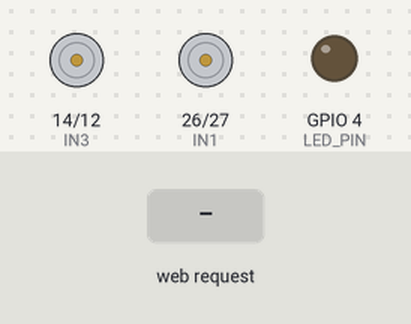
The sketch below on a simulated ESP32. Shown: motor-driver pin pairs drawn as motors (green arrow = first pin HIGH = forward, orange = second pin HIGH = backward, longer = more drive), output pins drawn as LEDs (lit = HIGH). Inputs (shaded band) come from the test bench. What the sketch prints to the serial monitor is not drawn.

Above: at 1.2 s.
1.3 s: HTTP request GET /forward received
At 2.4 s:
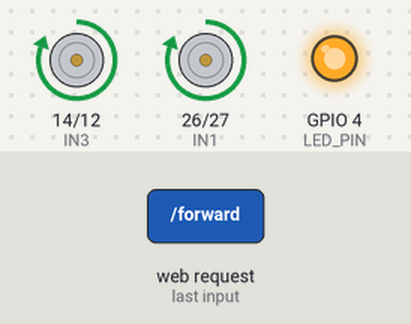
2.8 s: HTTP request GET /back received
At 3.6 s:
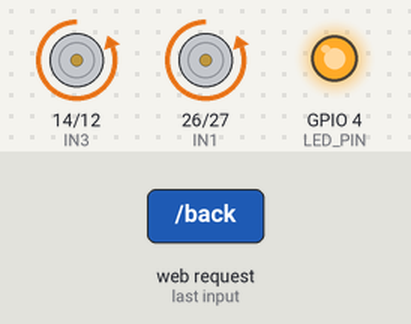
4.3 s: HTTP request GET /left received
At 4.7 s:
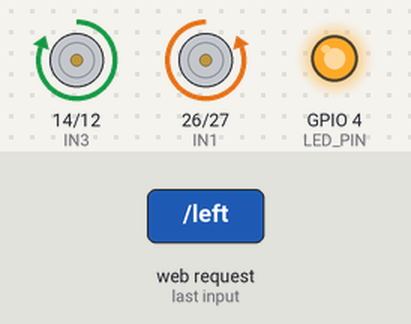
5.8 s: HTTP request GET /right received
At 7.0 s:
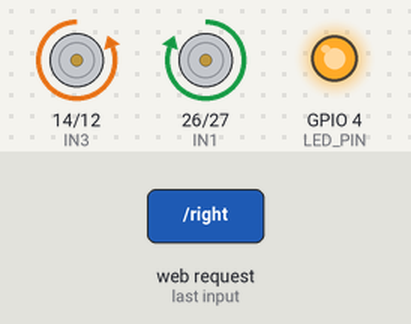
7.3 s: HTTP request GET /stop received
At 8.2 s:
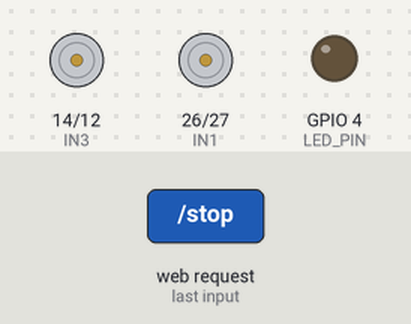
Timing chart, 0 to 9.8 s (numbered marks = the images above; inputs shaded):
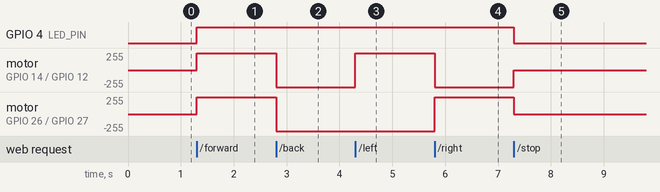

The sketch:

ESP32-car.ino
```cpp
#include <WiFi.h>
#include <WebServer.h>

const char* ssid = "ESP32_CAR";
const char* password = "12345678";

WebServer server(80);

// Motor Pins
#define IN1 26
#define IN2 27
#define IN3 14
#define IN4 12

// LED Pin
#define LED_PIN 4

// ================= MOTOR CONTROL =================

void stopCar() {
  digitalWrite(IN1, LOW);
  digitalWrite(IN2, LOW);
  digitalWrite(IN3, LOW);
  digitalWrite(IN4, LOW);
  digitalWrite(LED_PIN, LOW);
}

void forward() {
  digitalWrite(IN1, HIGH);
  digitalWrite(IN2, LOW);
  digitalWrite(IN3, HIGH);
  digitalWrite(IN4, LOW);
  digitalWrite(LED_PIN, HIGH);
}

void backward() {
  digitalWrite(IN1, LOW);
  digitalWrite(IN2, HIGH);
  digitalWrite(IN3, LOW);
  digitalWrite(IN4, HIGH);
  digitalWrite(LED_PIN, HIGH);
}

void left() {
  digitalWrite(IN1, LOW);
  digitalWrite(IN2, HIGH);
  digitalWrite(IN3, HIGH);
  digitalWrite(IN4, LOW);
  digitalWrite(LED_PIN, HIGH);
}

void right() {
  digitalWrite(IN1, HIGH);
  digitalWrite(IN2, LOW);
  digitalWrite(IN3, LOW);
  digitalWrite(IN4, HIGH);
  digitalWrite(LED_PIN, HIGH);
}

// ================= WEBPAGE =================

String webpage = R"rawliteral(
<!DOCTYPE html>
<html lang="en">

<head>
<meta charset="UTF-8">
<meta name="viewport"
content="width=device-width, initial-scale=1.0, maximum-scale=1.0, user-scalable=no">

<title>ESP32 Wi-Fi Car</title>

<style>

* {
    box-sizing: border-box;
    -webkit-tap-highlight-color: transparent;
}

html, body {
    margin: 0;
    padding: 0;
    width: 100%;
    min-height: 100%;
    background: #101522;
    color: white;
    font-family: Arial, sans-serif;
    overflow-x: hidden;
}

body {
    min-height: 100vh;
    min-height: 100dvh;
    display: flex;
    flex-direction: column;
    align-items: center;
    justify-content: center;
    padding: 12px;
    touch-action: manipulation;
}

.header {
    text-align: center;
    margin-bottom: 12px;
}

.header h2 {
    margin: 0;
    font-size: clamp(20px, 4vw, 30px);
    color: #40c4ff;
}

.header p {
    margin: 5px 0 0;
    color: #aab5cc;
    font-size: 13px;
}

.controller {
    width: min(100%, 760px);
    display: flex;
    align-items: center;
    justify-content: space-around;
    gap: 16px;
    padding: 18px;
    background: #1b2335;
    border: 1px solid #303b52;
    border-radius: 24px;
}

.control-group {
    display: grid;
    grid-template-columns: repeat(3, minmax(48px, 75px));
    grid-template-rows: repeat(3, minmax(48px, 75px));
    gap: 8px;
    justify-content: center;
    align-items: center;
}

button {
    width: 100%;
    height: 100%;
    min-width: 0;
    border: 1px solid #536887;
    border-radius: 17px;
    background: #283952;
    color: white;
    font-size: clamp(22px, 5vw, 32px);
    font-weight: bold;
    cursor: pointer;
    user-select: none;
    touch-action: none;
    box-shadow: 0 4px 0 #151d2b;
    transition: background 0.1s, transform 0.1s;
}

button:active,
button.active {
    background: #00a8ff;
    transform: translateY(3px);
    box-shadow: 0 1px 0 #151d2b;
}

.forward {
    grid-column: 2;
    grid-row: 1;
}

.left {
    grid-column: 1;
    grid-row: 2;
}

.stop {
    grid-column: 2;
    grid-row: 2;
    background: #d9364f;
    border-color: #ff667a;
    font-size: 24px;
}

.stop:active,
.stop.active {
    background: #ff1738;
}

.right {
    grid-column: 3;
    grid-row: 2;
}

.backward {
    grid-column: 2;
    grid-row: 3;
}

.info {
    text-align: center;
    margin-top: 15px;
    color: #aab5cc;
    font-size: 12px;
}

.status {
    color: #50e3a4;
    font-weight: bold;
}

/* Landscape phone layout */

@media screen and (orientation: landscape) and (max-height: 600px) {

    body {
        padding: 6px 16px;
    }

    .header {
        margin-bottom: 6px;
    }

    .header h2 {
        font-size: 21px;
    }

    .header p {
        display: none;
    }

    .controller {
        width: min(100%, 850px);
        padding: 10px;
        gap: 12px;
    }

    .control-group {
        grid-template-columns: repeat(3, min(12vh, 65px));
        grid-template-rows: repeat(3, min(12vh, 65px));
        gap: 6px;
    }

    .info {
        margin-top: 8px;
    }
}

/* Small screens */

@media screen and (max-width: 380px) {

    .controller {
        padding: 10px;
        gap: 6px;
    }

    .control-group {
        grid-template-columns: repeat(3, minmax(42px, 60px));
        grid-template-rows: repeat(3, minmax(42px, 60px));
        gap: 5px;
    }
}

</style>
</head>

<body>

<div class="header">
    <h2>🚗 ESP32 Wi-Fi Car</h2>
    <p>Connect to ESP32_CAR to control your car</p>
</div>

<div class="controller">

    <!-- LEFT CONTROL PAD -->

    <div class="control-group">

        <button class="forward"
        data-command="forward"
        aria-label="Forward">⬆</button>

        <button class="left"
        data-command="left"
        aria-label="Left">⬅</button>

        <button class="stop"
        data-command="stop"
        aria-label="Stop">■</button>

        <button class="right"
        data-command="right"
        aria-label="Right">➡</button>

        <button class="backward"
        data-command="back"
        aria-label="Backward">⬇</button>

    </div>

    <!-- RIGHT STATUS -->

    <div style="text-align:center; min-width:100px;">
        <div style="font-size:42px;">🚘</div>
        <div style="font-size:14px; margin-top:8px;">
            CAR STATUS
        </div>
        <div class="status" id="status">READY</div>
    </div>

</div>

<div class="info">
    Hold an arrow to move • Release to stop
</div>

<script>

const statusText = document.getElementById("status");
const buttons = document.querySelectorAll("[data-command]");

let activeCommand = "stop";
let requestNumber = 0;

async function send(command) {

    const currentRequest = ++requestNumber;
    activeCommand = command;

    statusText.textContent = command.toUpperCase();

    try {
        const response = await fetch("/" + command, {
            cache: "no-store"
        });

        if (!response.ok) {
            throw new Error("Request failed");
        }

        if (currentRequest === requestNumber) {
            statusText.textContent = command.toUpperCase();
        }

    } catch (error) {
        if (currentRequest === requestNumber) {
            statusText.textContent = "CONNECTION ERROR";
        }
    }
}

function releaseControl(event) {

    const button = event.currentTarget;

    if (!button.classList.contains("active")) {
        return;
    }

    button.classList.remove("active");

    if (activeCommand !== "stop") {
        send("stop");
    }
}

buttons.forEach(button => {

    const command = button.dataset.command;

    button.addEventListener("pointerdown", event => {

        event.preventDefault();

        if (command === "stop") {
            buttons.forEach(b => b.classList.remove("active"));
            send("stop");
            return;
        }

        buttons.forEach(b => b.classList.remove("active"));
        button.classList.add("active");

        try {
            button.setPointerCapture(event.pointerId);
        } catch (error) {}

        send(command);
    });

    button.addEventListener("pointerup", releaseControl);
    button.addEventListener("pointercancel", releaseControl);
    button.addEventListener("lostpointercapture", releaseControl);

});

document.addEventListener("visibilitychange", () => {
    if (document.hidden && activeCommand !== "stop") {
        buttons.forEach(b => b.classList.remove("active"));
        send("stop");
    }
});

window.addEventListener("blur", () => {
    if (activeCommand !== "stop") {
        buttons.forEach(b => b.classList.remove("active"));
        send("stop");
    }
});

</script>

</body>
</html>
)rawliteral";

// ================= REQUEST HANDLERS =================

void handleRoot() {
  server.sendHeader("Cache-Control", "no-store");
  server.send(200, "text/html; charset=UTF-8", webpage);
}

void setup() {

  Serial.begin(115200);

  pinMode(IN1, OUTPUT);
  pinMode(IN2, OUTPUT);
  pinMode(IN3, OUTPUT);
  pinMode(IN4, OUTPUT);
  pinMode(LED_PIN, OUTPUT);

  stopCar();

  WiFi.mode(WIFI_AP);
  WiFi.softAP(ssid, password);

  Serial.println();
  Serial.println("ESP32 Wi-Fi Car Started");
  Serial.print("Connect to Wi-Fi: ");
  Serial.println(ssid);
  Serial.print("Open browser at: http://");
  Serial.println(WiFi.softAPIP());

  server.on("/", handleRoot);

  server.on("/forward", []() {
    forward();
    server.send(200, "text/plain; charset=UTF-8", "OK");
  });

  server.on("/back", []() {
    backward();
    server.send(200, "text/plain; charset=UTF-8", "OK");
  });

  server.on("/left", []() {
    left();
    server.send(200, "text/plain; charset=UTF-8", "OK");
  });

  server.on("/right", []() {
    right();
    server.send(200, "text/plain; charset=UTF-8", "OK");
  });

  server.on("/stop", []() {
    stopCar();
    server.send(200, "text/plain; charset=UTF-8", "OK");
  });

  server.begin();

  Serial.println("Web server started!");
}

void loop() {
  server.handleClient();
}
```

Measured:
- after the input at 1.3 s, GPIO 4 (LED_PIN): LOW → HIGH at once; motor on GPIO 14 (IN3) / GPIO 12 (IN4), motor on GPIO 26 (IN1) / GPIO 27 (IN2): stopped → forward 255/255 at once
- after the input at 2.8 s, motor on GPIO 14 (IN3) / GPIO 12 (IN4), motor on GPIO 26 (IN1) / GPIO 27 (IN2): forward 255/255 → backward 255/255 at once
- after the input at 4.3 s, motor on GPIO 14 (IN3) / GPIO 12 (IN4): backward 255/255 → forward 255/255 at once
- after the input at 5.8 s, motor on GPIO 14 (IN3) / GPIO 12 (IN4): forward 255/255 → backward 255/255 at once; motor on GPIO 26 (IN1) / GPIO 27 (IN2): backward 255/255 → forward 255/255 at once
- after the input at 7.3 s, GPIO 4 (LED_PIN): HIGH → LOW at once; motor on GPIO 14 (IN3) / GPIO 12 (IN4): backward 255/255 → stopped at once; motor on GPIO 26 (IN1) / GPIO 27 (IN2): forward 255/255 → stopped at once
